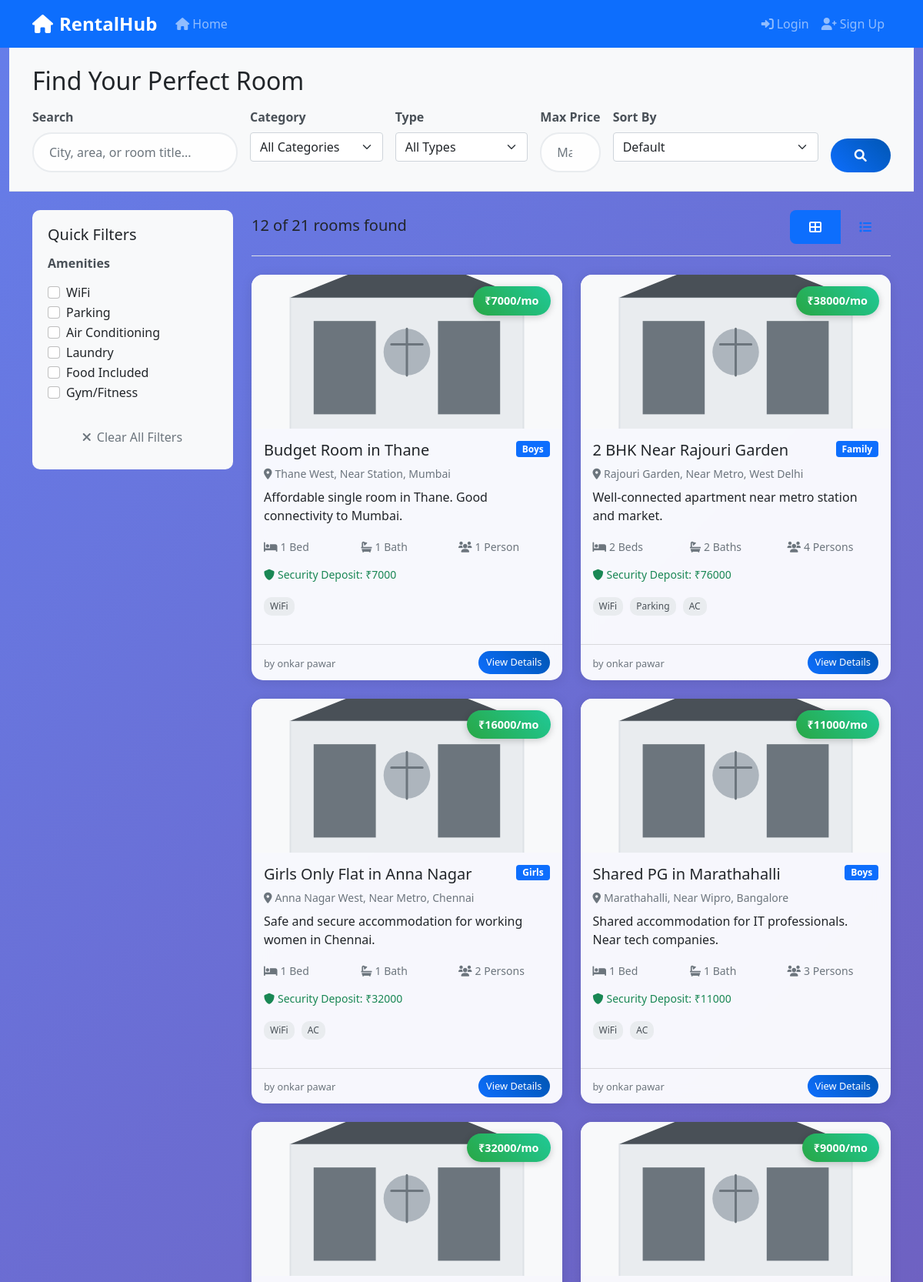
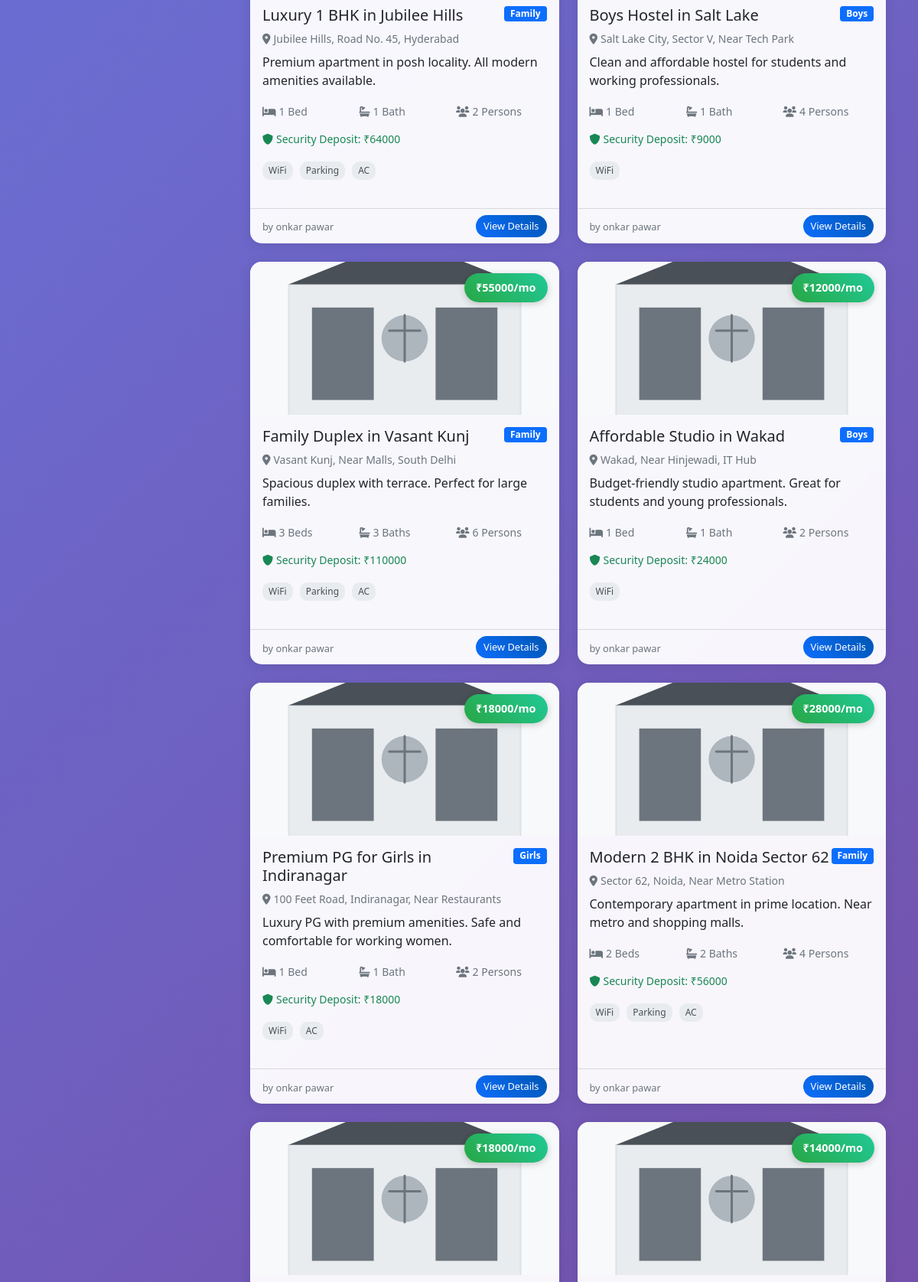
/rooms/ (upper part), run on the app's committed database (2 pictures, top to bottom).
### rooms/models.py (models this page shows, shortened)
class Room(models.Model):
    ROOM_CATEGORIES = [
        ('boys', 'Boys'),
        ('girls', 'Girls'),
        ('family', 'Family'),
    ]
    ROOM_TYPES = [
        ('pg', 'PG (Paying Guest)'),
        ('flat', 'Flat'),
        ('hostel', 'Hostel'),
    ]
    title = models.CharField(max_length=200)
    description = models.TextField()
    owner = models.ForeignKey(User, on_delete=models.CASCADE, related_name='rooms')
    category = models.CharField(max_length=10, choices=ROOM_CATEGORIES)
    room_type = models.CharField(max_length=10, choices=ROOM_TYPES)
    price = models.DecimalField(max_digits=10, decimal_places=2)
    security_deposit = models.DecimalField(max_digits=10, decimal_places=2, default=0.00, help_text="Security deposit amount")
    address = models.TextField(max_length=500)
    city = models.CharField(max_length=100)
    state = models.CharField(max_length=100)
    pincode = models.CharField(max_length=10)
    area_sqft = models.PositiveIntegerField(help_text="Area in square feet")
    bedrooms = models.PositiveIntegerField(default=1)
    bathrooms = models.PositiveIntegerField(default=1)
    max_occupancy = models.PositiveIntegerField(default=1)
    available_from = models.DateField(null=True, blank=True, help_text="Date from when the room is available")
    floor = models.CharField(max_length=20, blank=True, null=True, help_text="Floor number (e.g., Ground, 1st, 2nd)")
    wifi = models.BooleanField(default=False)
    parking = models.BooleanField(default=False)
    ac = models.BooleanField(default=False)
    laundry = models.BooleanField(default=False)
    kitchen = models.BooleanField(default=False)
    food_included = models.BooleanField(default=False)
    gym = models.BooleanField(default=False)
    swimming_pool = models.BooleanField(default=False)
    security = models.BooleanField(default=False)
    is_available = models.BooleanField(default=True)
    featured = models.BooleanField(default=False)
    created_at = models.DateTimeField(auto_now_add=True)
    updated_at = models.DateTimeField(auto_now=True)
    class Meta:
        ordering = ['-created_at']
    @property
    def main_image(self):
        first_image = self.images.first()
        if first_image:
            return first_image.image.url
        return '/static/images/default_room.svg'

### rooms/views.py (the view, shortened to what this page needs)
# urls.py: path("rooms/", views.room_list_view, name="room_list"),
def room_list_view(request):
    rooms = Room.objects.filter(is_available=True).select_related('owner').prefetch_related('images')
    search = request.GET.get('search')
    category = request.GET.get('category')
    if category:
        rooms = rooms.filter(category=category)
    room_type = request.GET.get('room_type')
    if room_type:
        rooms = rooms.filter(room_type=room_type)
    max_price = request.GET.get('max_price')
    if max_price:
        try:
            rooms = rooms.filter(price__lte=int(max_price))
        except ValueError:
            pass
    if request.GET.get('wifi'):
        rooms = rooms.filter(wifi=True)
    if request.GET.get('parking'):
        rooms = rooms.filter(parking=True)
    if request.GET.get('ac'):
        rooms = rooms.filter(ac=True)
    if request.GET.get('laundry'):
        rooms = rooms.filter(laundry=True)
    if request.GET.get('food'):
        rooms = rooms.filter(food_included=True)
    if request.GET.get('gym'):
        rooms = rooms.filter(gym=True)
    sort_by = request.GET.get('sort')
    if sort_by == 'price_low':
        rooms = rooms.order_by('price')
    elif sort_by == 'price_high':
        rooms = rooms.order_by('-price')
    elif sort_by == 'newest':
        rooms = rooms.order_by('-created_at')
    else:
        rooms = rooms.order_by('-created_at')  # default sorting
    paginator = Paginator(rooms, 12)
    page_number = request.GET.get('page')
    page_obj = paginator.get_page(page_number)
    user_bookmarked_rooms = set()
    if request.user.is_authenticated:
        user_bookmarked_rooms = set(
            RoomBookmark.objects.filter(user=request.user).values_list('room_id', flat=True)
        )
    total_rooms = Room.objects.filter(is_available=True).count()
    context = {
        'page_obj': page_obj,
        'rooms': page_obj.object_list,
        'user_bookmarked_rooms': user_bookmarked_rooms,
        'total_rooms': total_rooms,
        'title': 'Browse Rooms'
    }
    return render(request, 'rooms/room_list.html', context)

### templates/rooms/room_list.html (shortened to what this page needs)
{% extends 'base.html' %}
{% load static %}
{% block content %}
<section class="search-section py-4 bg-light">
    <div class="container">
        <div class="row">
            <div class="col-12">
                <h2 class="mb-3">Find Your Perfect Room</h2>
                <form method="GET" action="{% url 'rooms:room_list' %}" class="search-form">
                    <div class="row g-3">
                        <div class="col-lg-3 col-md-6">
                            <label class="form-label">Search</label>
                            <input type="text"
                                   name="search"
                                   class="form-control"
                                   placeholder="City, area, or room title..."
                                   value="{{ request.GET.search }}">
                        </div>
                        <div class="col-lg-2 col-md-6">
                            <label class="form-label">Category</label>
                            <select name="category" class="form-select">
                                <option value="">All Categories</option>
                            </select>
                        </div>
                        <div class="col-lg-2 col-md-6">
                            <label class="form-label">Type</label>
                            <select name="room_type" class="form-select">
                                <option value="">All Types</option>
                            </select>
                        </div>
                        <div class="col-lg-1 col-md-6">
                            <label class="form-label">Max Price</label>
                            <input type="number"
                                   name="max_price"
                                   class="form-control"
                                   placeholder="Max price"
                                   value="{{ request.GET.max_price }}"
                                   min="0">
                        </div>
                        <div class="col-lg-3 col-md-6">
                            <label class="form-label">Sort By</label>
                            <select name="sort" class="form-select">
                                <option value="">Default</option>
                            </select>
                        </div>
                        <div class="col-lg-1 col-md-6 d-flex align-items-end">
                            <button type="submit" class="btn btn-primary w-100">
                                <i class="fas fa-search"></i>
                            </button>
                        </div>
                    </div>
                </form>
            </div>
        </div>
    </div>
</section>
<section class="results-section py-4">
    <div class="container">
        <div class="row">
            <div class="col-lg-3 mb-4">
                <div class="filter-sidebar">
                    <h5 class="mb-3">Quick Filters</h5>
                    <div class="filter-group mb-4">
                        <h6>Amenities</h6>
                        <form id="amenity-filter" method="GET">
                            <div class="form-check">
                                <input class="form-check-input" type="checkbox" name="wifi" value="1"
                                       {% if request.GET.wifi %}checked{% endif %} onchange="this.form.submit()">
                                <label class="form-check-label">WiFi</label>
                            </div>
                            <div class="form-check">
                                <input class="form-check-input" type="checkbox" name="parking" value="1"
                                       {% if request.GET.parking %}checked{% endif %} onchange="this.form.submit()">
                                <label class="form-check-label">Parking</label>
                            </div>
                            <div class="form-check">
                                <input class="form-check-input" type="checkbox" name="ac" value="1"
                                       {% if request.GET.ac %}checked{% endif %} onchange="this.form.submit()">
                                <label class="form-check-label">Air Conditioning</label>
                            </div>
                            <div class="form-check">
                                <input class="form-check-input" type="checkbox" name="laundry" value="1"
                                       {% if request.GET.laundry %}checked{% endif %} onchange="this.form.submit()">
                                <label class="form-check-label">Laundry</label>
                            </div>
                            <div class="form-check">
                                <input class="form-check-input" type="checkbox" name="food" value="1"
                                       {% if request.GET.food %}checked{% endif %} onchange="this.form.submit()">
                                <label class="form-check-label">Food Included</label>
                            </div>
                            <div class="form-check">
                                <input class="form-check-input" type="checkbox" name="gym" value="1"
                                       {% if request.GET.gym %}checked{% endif %} onchange="this.form.submit()">
                                <label class="form-check-label">Gym/Fitness</label>
                            </div>
                        </form>
                    </div>
                    <a href="{% url 'rooms:room_list' %}" class="btn btn-outline-secondary w-100">
                        <i class="fas fa-times me-2"></i>Clear All Filters
                    </a>
                </div>
            </div>
            <div class="col-lg-9">
                <div class="results-header d-flex justify-content-between align-items-center mb-4">
                    <div>
                        <h5 class="mb-1">{{ rooms|length }} of {{ total_rooms }} rooms found</h5>
                    </div>
                    <div class="view-options">
                        <div class="btn-group" role="group">
                            <button type="button" class="btn btn-outline-primary active" id="grid-view">
                                <i class="fas fa-th-large"></i>
                            </button>
                            <button type="button" class="btn btn-outline-primary" id="list-view">
                                <i class="fas fa-list"></i>
                            </button>
                        </div>
                    </div>
                </div>
                {% if rooms %}
                    <div id="room-container" class="row g-4">
                        {% for room in rooms %}
                            <div class="col-lg-6 col-md-6 room-item">
                                <div class="card room-card h-100">
                                    <div class="position-relative">
                                        <img src="{{ room.main_image }}"
                                             alt="{{ room.title }}"
                                             class="card-img-top room-image">
                                        <div class="room-price">₹{{ room.price|floatformat:0 }}/mo</div>
                                    </div>
                                    <div class="card-body">
                                        <div class="d-flex justify-content-between align-items-start mb-2">
                                            <h5 class="card-title mb-0">{{ room.title|truncatewords:8 }}</h5>
                                            <span class="badge bg-primary">{{ room.get_category_display }}</span>
                                        </div>
                                        <p class="text-muted small mb-2">
                                            <i class="fas fa-map-marker-alt me-1"></i>{{ room.address|truncatewords:8 }}
                                        </p>
                                        <p class="card-text">{{ room.description|truncatewords:20 }}</p>
                                          <div class="room-details mb-3">
                                              <div class="row g-2">
                                                  <div class="col-4">
                                                      <small class="text-muted">
                                                          <i class="fas fa-bed me-1"></i>{{ room.bedrooms }} Bed{{ room.bedrooms|pluralize }}
                                                      </small>
                                                  </div>
                                                  <div class="col-4">
                                                      <small class="text-muted">
                                                          <i class="fas fa-bath me-1"></i>{{ room.bathrooms }} Bath{{ room.bathrooms|pluralize }}
                                                      </small>
                                                  </div>
                                                  <div class="col-4">
                                                      <small class="text-muted">
                                                          <i class="fas fa-users me-1"></i>{{ room.max_occupancy }} Person{{ room.max_occupancy|pluralize }}
                                                      </small>
                                                  </div>
                                              </div>
                                              {% if room.security_deposit > 0 %}
                                              <div class="row g-2 mt-1">
                                                  <div class="col-12">
                                                      <small class="text-success">
                                                          <i class="fas fa-shield-alt me-1"></i>Security Deposit: ₹{{ room.security_deposit|floatformat:0 }}
                                                      </small>
                                                  </div>
                                              </div>
                                              {% endif %}
                                          </div>
                                        <div class="amenities mb-3">
                                            {% if room.wifi %}<span class="amenity-badge">WiFi</span>{% endif %}
                                            {% if room.parking %}<span class="amenity-badge">Parking</span>{% endif %}
                                            {% if room.ac %}<span class="amenity-badge">AC</span>{% endif %}
                                        </div>
                                    </div>
                                    <div class="card-footer bg-transparent">
                                        <div class="d-flex justify-content-between align-items-center">
                                            <div class="owner-info">
                                                <small class="text-muted">
                                                    by {{ room.owner.get_full_name|default:room.owner.username }}
                                                </small>
                                            </div>
                                            <div class="room-actions">
                                                <a href="{% url 'rooms:room_detail' room.pk %}" class="btn btn-primary btn-sm">
                                                    View Details
                                                </a>
                                            </div>
                                        </div>
                                    </div>
                                </div>
                            </div>
                        {% endfor %}
                    </div>
                {% endif %}
            </div>
        </div>
    </div>
</section>
{% endblock %}

### data on the page
Room: price "7000", title "Budget Room in Thane", category "Boys", address "Thane West, Near Station, Mumbai", description "Affordable single room in Thane. Good connectivity to Mumbai.", bedrooms "1", bathrooms "1", max_occupancy "1", security_deposit "7000", wifi "WiFi", owner.get_full_name "onkar pawar"
Room: price "38000", title "2 BHK Near Rajouri Garden", category "Family", address "Rajouri Garden, Near Metro, West Delhi", description "Well-connected apartment near metro station and market.", bedrooms "2", bathrooms "2", max_occupancy "4", security_deposit "76000", wifi "WiFi", parking "Parking", ac "AC", owner.get_full_name "onkar pawar"
Room: price "16000", title "Girls Only Flat in Anna Nagar", category "Girls", address "Anna Nagar West, Near Metro, Chennai", description "Safe and secure accommodation for working women in Chennai.", bedrooms "1", bathrooms "1", max_occupancy "2", security_deposit "32000", wifi "WiFi", ac "AC", owner.get_full_name "onkar pawar"
Room: price "11000", title "Shared PG in Marathahalli", category "Boys", address "Marathahalli, Near Wipro, Bangalore", description "Shared accommodation for IT professionals. Near tech companies.", bedrooms "1", bathrooms "1", max_occupancy "3", security_deposit "11000", wifi "WiFi", ac "AC", owner.get_full_name "onkar pawar"
Room: price "32000", title "Luxury 1 BHK in Jubilee Hills", category "Family", address "Jubilee Hills, Road No. 45, Hyderabad", description "Premium apartment in posh locality. All modern amenities available.", bedrooms "1", bathrooms "1", max_occupancy "2", security_deposit "64000", wifi "WiFi", parking "Parking", ac "AC", owner.get_full_name "onkar pawar"
Room: price "9000", title "Boys Hostel in Salt Lake", category "Boys", address "Salt Lake City, Sector V, Near Tech Park", description "Clean and affordable hostel for students and working professionals.", bedrooms "1", bathrooms "1", max_occupancy "4", security_deposit "9000", wifi "WiFi", owner.get_full_name "onkar pawar"
Room: price "55000", title "Family Duplex in Vasant Kunj", category "Family", address "Vasant Kunj, Near Malls, South Delhi", description "Spacious duplex with terrace. Perfect for large families.", bedrooms "3", bathrooms "3", max_occupancy "6", security_deposit "110000", wifi "WiFi", parking "Parking", ac "AC", owner.get_full_name "onkar pawar"
Room: price "12000", title "Affordable Studio in Wakad", category "Boys", address "Wakad, Near Hinjewadi, IT Hub", description "Budget-friendly studio apartment. Great for students and young professionals.", bedrooms "1", bathrooms "1", max_occupancy "2", security_deposit "24000", wifi "WiFi", owner.get_full_name "onkar pawar"
Room: price "18000", title "Premium PG for Girls in Indiranagar", category "Girls", address "100 Feet Road, Indiranagar, Near Restaurants", description "Luxury PG with premium amenities. Safe and comfortable for working women.", bedrooms "1", bathrooms "1", max_occupancy "2", security_deposit "18000", wifi "WiFi", ac "AC", owner.get_full_name "onkar pawar"
Room: price "28000", title "Modern 2 BHK in Noida Sector 62", category "Family", address "Sector 62, Noida, Near Metro Station", description "Contemporary apartment in prime location. Near metro and shopping malls.", bedrooms "2", bathrooms "2", max_occupancy "4", security_deposit "56000", wifi "WiFi", parking "Parking", ac "AC", owner.get_full_name "onkar pawar"
Room: price "18000"
Room: price "14000"

### other printed values
{{ rooms|length }} "12"
{{ total_rooms }} "21"
